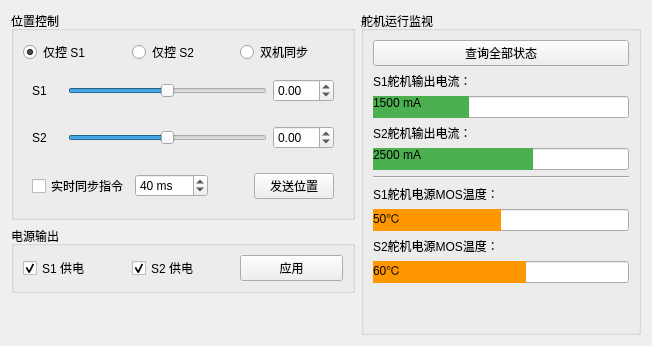
        <widget class="QWidget" name="tab_Servo">
         <attribute name="title">
          <string>舵机综合管理</string>
         </attribute>
         <layout class="QHBoxLayout" name="horizontalLayout_Servo_Main">
          <item>
           <layout class="QVBoxLayout" name="verticalLayout_Servo_Ctrl">
            <item>
             <widget class="QGroupBox" name="grp_Servo_Pos">
              <property name="title">
               <string>位置控制</string>
              </property>
              <layout class="QVBoxLayout" name="verticalLayout_SPos">
               <item>
                <layout class="QHBoxLayout" name="layout_ServoMode">
                 <item>
                  <widget class="QRadioButton" name="radio_S1_Only">
                   <property name="text">
                    <string>仅控 S1</string>
                   </property>
                   <property name="checked">
                    <bool>true</bool>
                   </property>
                  </widget>
                 </item>
                 <item>
                  <widget class="QRadioButton" name="radio_S2_Only">
                   <property name="text">
                    <string>仅控 S2</string>
                   </property>
                  </widget>
                 </item>
                 <item>
                  <widget class="QRadioButton" name="radio_Dual_Sync">
                   <property name="text">
                    <string>双机同步</string>
                   </property>
                  </widget>
                 </item>
                </layout>
               </item>
               <item>
                <widget class="QFrame" name="frame_S1">
                 <layout class="QHBoxLayout" name="horizontalLayout_S1">
                  <item>
                   <widget class="QLabel" name="lbl_S1">
                    <property name="minimumSize">
                     <size>
                      <width>30</width>
                      <height>0</height>
                     </size>
                    </property>
                    <property name="text">
                     <string>S1</string>
                    </property>
                   </widget>
                  </item>
                  <item>
                   <widget class="QSlider" name="slider_S1">
                    <property name="minimum">
                     <number>-900</number>
                    </property>
                    <property name="maximum">
                     <number>900</number>
                    </property>
                    <property name="orientation">
                     <enum>Qt::Horizontal</enum>
                    </property>
                   </widget>
                  </item>
                  <item>
                   <widget class="QDoubleSpinBox" name="spin_S1">
                    <property name="minimum">
                     <double>-90.000000000000000</double>
                    </property>
                    <property name="maximum">
                     <double>90.000000000000000</double>
                    </property>
                   </widget>
                  </item>
                 </layout>
                </widget>
               </item>
               <item>
                <widget class="QFrame" name="frame_S2">
                 <layout class="QHBoxLayout" name="horizontalLayout_S2">
                  <item>
                   <widget class="QLabel" name="lbl_S2">
                    <property name="minimumSize">
                     <size>
                      <width>30</width>
                      <height>0</height>
                     </size>
                    </property>
                    <property name="text">
                     <string>S2</string>
                    </property>
                   </widget>
                  </item>
                  <item>
                   <widget class="QSlider" name="slider_S2">
                    <property name="minimum">
                     <number>-900</number>
                    </property>
                    <property name="maximum">
                     <number>900</number>
                    </property>
                    <property name="orientation">
                     <enum>Qt::Horizontal</enum>
                    </property>
                   </widget>
                  </item>
                  <item>
                   <widget class="QDoubleSpinBox" name="spin_S2">
                    <property name="minimum">
                     <double>-90.000000000000000</double>
                    </property>
                    <property name="maximum">
                     <double>90.000000000000000</double>
                    </property>
                   </widget>
                  </item>
                 </layout>
                </widget>
               </item>
               <item>
                <widget class="QFrame" name="frame_Servo_Act">
                 <layout class="QHBoxLayout" name="horizontalLayout_Servo_Act">
                  <item>
                   <widget class="QCheckBox" name="chk_Sync_Servo">
                    <property name="text">
                     <string>实时同步指令</string>
                    </property>
                   </widget>
                  </item>
                  <item>
                   <widget class="QSpinBox" name="spin_Sync_Servo_Ms">
                    <property name="suffix">
                     <string> ms</string>
                    </property>
                    <property name="minimum">
                     <number>20</number>
                    </property>
                    <property name="maximum">
                     <number>1000</number>
                    </property>
                    <property name="value">
                     <number>40</number>
                    </property>
                   </widget>
                  </item>
                  <item>
                   <spacer name="horizontalSpacer_Servo">
                    <property name="orientation">
                     <enum>Qt::Horizontal</enum>
                    </property>
                    <property name="sizeHint" stdset="0">
                     <size>
                      <width>40</width>
                      <height>20</height>
                     </size>
                    </property>
                   </spacer>
                  </item>
                  <item>
                   <widget class="QPushButton" name="btn_SendServo">
                    <property name="text">
                     <string>发送位置</string>
                    </property>
                   </widget>
                  </item>
                 </layout>
                </widget>
               </item>
              </layout>
             </widget>
            </item>
            <item>
             <widget class="QGroupBox" name="grp_Servo_Power">
              <property name="title">
               <string>电源输出</string>
              </property>
              <layout class="QHBoxLayout" name="horizontalLayout_SPower">
               <item>
                <widget class="QCheckBox" name="chk_S1_Pwr">
                 <property name="text">
                  <string>S1 供电</string>
                 </property>
                 <property name="checked">
                  <bool>true</bool>
                 </property>
                </widget>
               </item>
               <item>
                <widget class="QCheckBox" name="chk_S2_Pwr">
                 <property name="text">
                  <string>S2 供电</string>
                 </property>
                 <property name="checked">
                  <bool>true</bool>
                 </property>
                </widget>
               </item>
               <item>
                <widget class="QPushButton" name="btn_SetServoPower">
                 <property name="text">
                  <string>应用</string>
                 </property>
                </widget>
               </item>
              </layout>
             </widget>
            </item>
            <item>
             <spacer name="verticalSpacer_ServoLeft">
              <property name="orientation">
               <enum>Qt::Vertical</enum>
              </property>
              <property name="sizeHint" stdset="0">
               <size>
                <width>20</width>
                <height>40</height>
               </size>
              </property>
             </spacer>
            </item>
           </layout>
          </item>
          <item>
           <widget class="QGroupBox" name="grp_Servo_Status">
            <property name="minimumSize">
             <size>
              <width>280</width>
              <height>0</height>
             </size>
            </property>
            <property name="title">
             <string>舵机运行监视</string>
            </property>
            <layout class="QVBoxLayout" name="verticalLayout_ServoStat">
             <item>
              <widget class="QPushButton" name="btn_QueryServoAll">
               <property name="text">
                <string>查询全部状态</string>
               </property>
              </widget>
             </item>
             <item>
              <widget class="QLabel" name="lbl_S1_Curr">
               <property name="text">
                <string>S1舵机输出电流：</string>
               </property>
              </widget>
             </item>
             <item>
              <widget class="QProgressBar" name="bar_S1_Curr">
               <property name="styleSheet">
                <string notr="true">QProgressBar::chunk { background-color: #4caf50;
}</string>
               </property>
               <property name="maximum">
                <number>4000</number>
               </property>
               <property name="value">
                <number>1500</number>
               </property>
               <property name="format">
                <string>%v mA</string>
               </property>
              </widget>
             </item>
             <item>
              <widget class="QLabel" name="lbl_S2_Curr">
               <property name="text">
                <string>S2舵机输出电流：</string>
               </property>
              </widget>
             </item>
             <item>
              <widget class="QProgressBar" name="bar_S2_Curr">
               <property name="styleSheet">
                <string notr="true">QProgressBar::chunk { background-color: #4caf50;
}</string>
               </property>
               <property name="maximum">
                <number>4000</number>
               </property>
               <property name="value">
                <number>2500</number>
               </property>
               <property name="format">
                <string>%v mA</string>
               </property>
              </widget>
             </item>
             <item>
              <widget class="Line" name="line_6">
               <property name="orientation">
                <enum>Qt::Horizontal</enum>
               </property>
              </widget>
             </item>
             <item>
              <widget class="QLabel" name="lbl_S1_Temp">
               <property name="text">
                <string>S1舵机电源MOS温度：</string>
               </property>
              </widget>
             </item>
             <item>
              <widget class="QProgressBar" name="bar_S1_Temp">
               <property name="styleSheet">
                <string notr="true">QProgressBar::chunk { background-color: #ff9800;
}</string>
               </property>
               <property name="value">
                <number>50</number>
               </property>
               <property name="format">
                <string>%p℃</string>
               </property>
              </widget>
             </item>
             <item>
              <widget class="QLabel" name="lbl_S2_Temp">
               <property name="text">
                <string>S2舵机电源MOS温度：</string>
               </property>
              </widget>
             </item>
             <item>
              <widget class="QProgressBar" name="bar_S2_Temp">
               <property name="styleSheet">
                <string notr="true">QProgressBar::chunk { background-color: #ff9800; }</string>
               </property>
               <property name="value">
                <number>60</number>
               </property>
               <property name="format">
                <string>%p℃</string>
               </property>
              </widget>
             </item>
             <item>
              <spacer name="verticalSpacer_ServoRight">
               <property name="orientation">
                <enum>Qt::Vertical</enum>
               </property>
               <property name="sizeHint" stdset="0">
                <size>
                 <width>20</width>
                 <height>40</height>
                </size>
               </property>
              </spacer>
             </item>
            </layout>
           </widget>
          </item>
         </layout>
        </widget>
